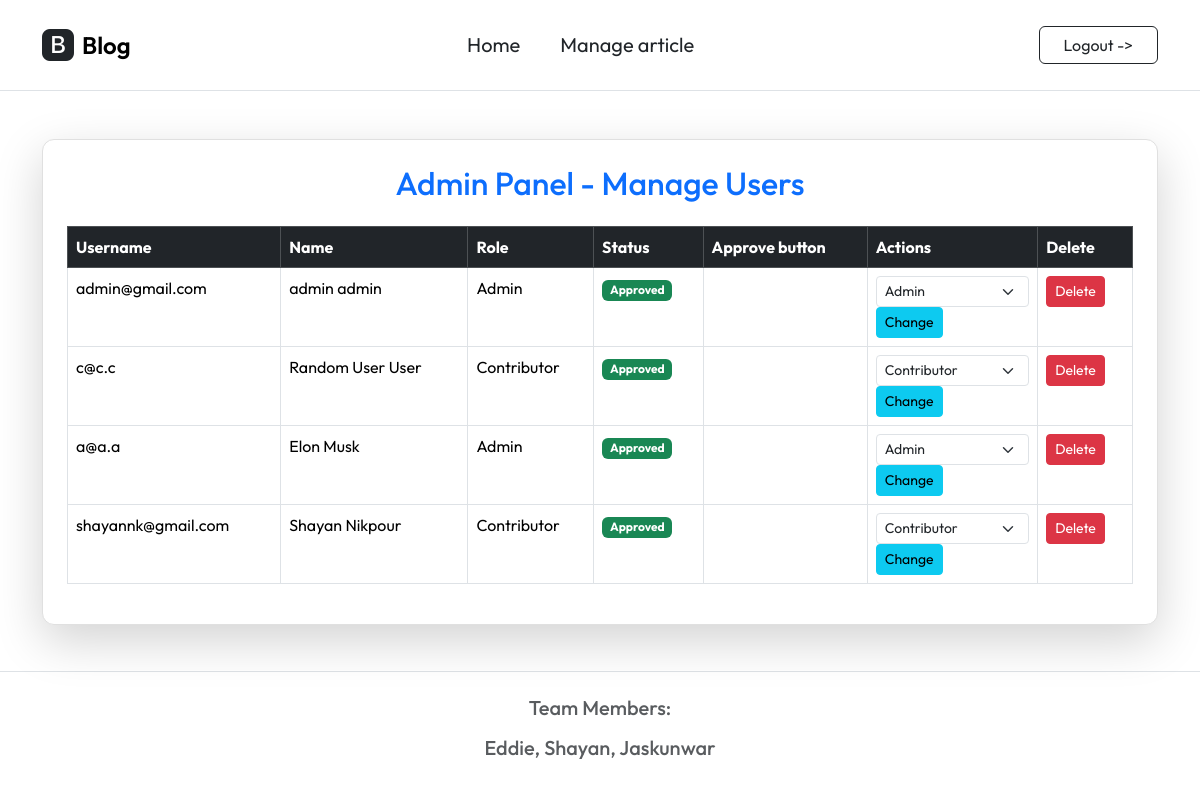
Before: /admin.php (signed in) with the older database file.
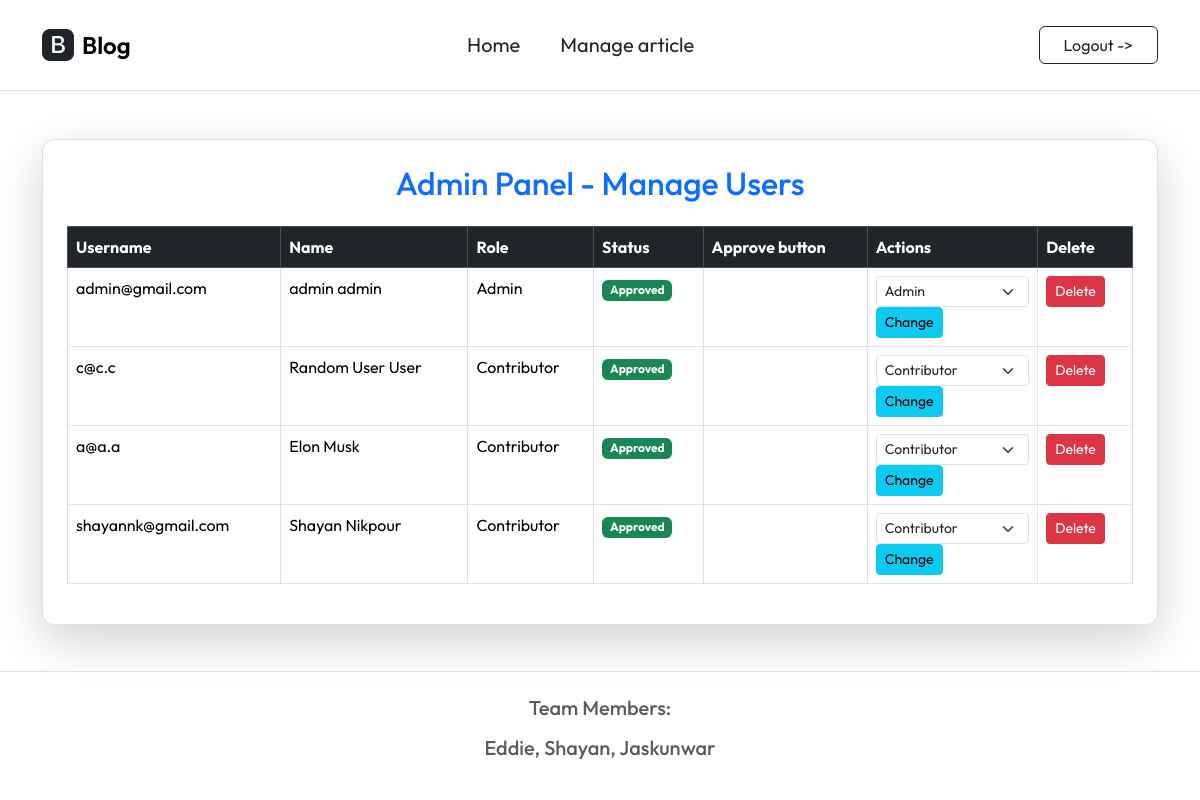
After: the same page with the newer database file.
### tables this page shows
CREATE TABLE Users (
    Username VARCHAR(255) NOT NULL PRIMARY KEY,
    Password VARCHAR(255) NOT NULL,
    FirstName VARCHAR(50) NOT NULL,
    LastName VARCHAR(50) NOT NULL,
    RegistrationDate DATETIME DEFAULT CURRENT_TIMESTAMP,
    IsApproved BOOLEAN DEFAULT 0,
    Role VARCHAR(20) DEFAULT 'Contributor'
);

### admin.php (the view, shortened to what this page needs)
<?php
include('./inc/inc_header.php');
$db = new SQLite3('info.db');
$result = $db->query("SELECT Username, FirstName, LastName, Role, IsApproved FROM Users");
?>
<div class="container mt-5">
    <div class="card shadow-lg p-4">
        <h2 class="text-center mb-4 text-primary">Admin Panel - Manage Users</h2>
        <div class="table-responsive">
            <table class="table table-hover table-bordered">
                <thead class="table-dark">
                    <tr>
                        <th>Username</th>
                        <th>Name</th>
                        <th>Role</th>
                        <th>Status</th>
                        <th>Approve button</th>
                        <th>Actions</th>
                        <th>Delete</th>
                    </tr>
                </thead>
                <tbody>
                    <?php while ($row = $result->fetchArray(SQLITE3_ASSOC)) { ?>
                        <tr>
                            <td><?= $row['Username'] ?></td>
                            <td><?= $row['FirstName'] . " " . $row['LastName'] ?></td>
                            <td><?= $row['Role'] ?></td>
                            <td>
                                <span class="badge <?= $row['IsApproved'] ? 'bg-success' : 'bg-danger' ?>">
                                    <?= $row['IsApproved'] ? 'Approved' : 'Pending' ?>
                                </span>
                            </td>
                            <td>
                            </td>
                            <td>
                                <form method="post">
                                    <select name="role" class="form-select form-select-sm">
                                        <option value="Contributor" <?= $row['Role'] == 'Contributor' ? 'selected' : '' ?>>Contributor</option>
                                        <option value="Admin" <?= $row['Role'] == 'Admin' ? 'selected' : '' ?>>Admin</option>
                                    </select>
                                    <button type="submit" name="change_role" class="btn btn-info btn-sm">Change</button>
                                </form>
                            </td>
                            <td>
                                <form method="post" onsubmit="return confirm('Are you sure you want to delete this user? This action cannot be undone!');">
                                    <button type="submit" name="delete_user" class="btn btn-danger btn-sm">Delete</button>
                                </form>
                            </td>
                        </tr>
                    <?php } ?>
                </tbody>
            </table>
        </div>
    </div>
</div>
<?php include('./inc/inc_footer.php'); ?>

Changed rows visible on the page:
changed users "Elon": Role "Admin" → "Contributor"; role "Admin" → "Contributor"
